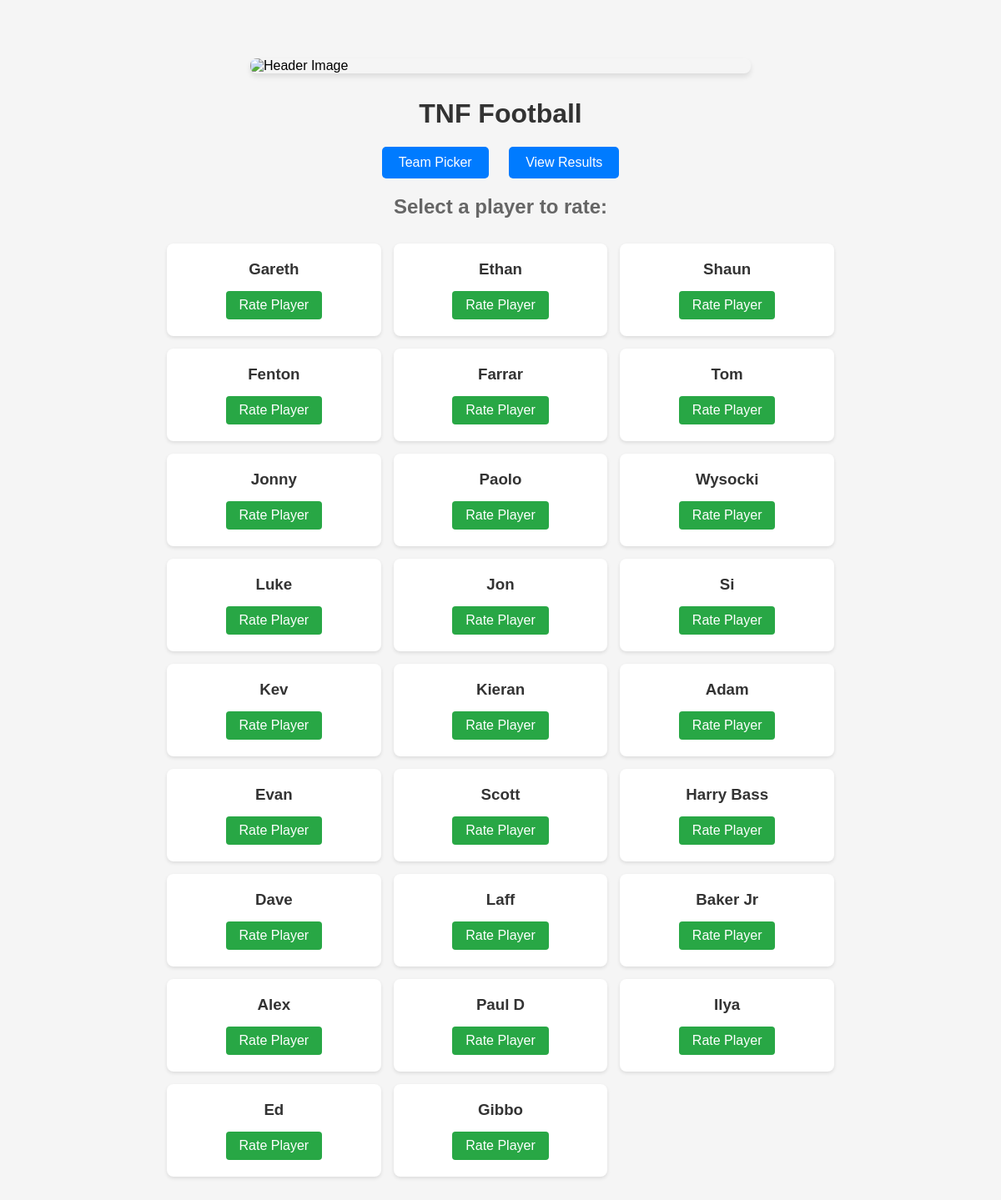
The page / on the database its author committed.
### tables this page shows
CREATE TABLE players
                 (id INTEGER PRIMARY KEY AUTOINCREMENT, 
                  name TEXT UNIQUE);

### app.py (the view)
@app.route('/')
def index():
    players = database.get_players()
    random.shuffle(players)
    rated_players = request.cookies.get('rated_players', '[]')
    rated_players = json.loads(rated_players)
    print(f"DEBUG: User has rated {len(rated_players)} players")
    print(f"DEBUG: MIN_RATINGS_TO_VIEW = {MIN_RATINGS_TO_VIEW}")
    print(f"DEBUG: SHOW_RESULTS = {SHOW_RESULTS}")
    can_view_results = SHOW_RESULTS and len(rated_players) >= MIN_RATINGS_TO_VIEW
    print(f"DEBUG: can_view_results = {can_view_results}")
    progress_percent = int((len(rated_players) / MIN_RATINGS_TO_VIEW * 100)) if MIN_RATINGS_TO_VIEW > 0 else 100
    return render_template('index.html', players=players, rated_players=rated_players,
                         show_results=can_view_results,
                         ratings_count=len(rated_players),
                         min_required=MIN_RATINGS_TO_VIEW,
                         progress_percent=progress_percent)

### database.py (called while the page is built)
def get_players():
    conn = sqlite3.connect('ratings.db')
    c = conn.cursor()
    c.execute("SELECT id, name FROM players ORDER BY name")
    players = c.fetchall()
    conn.close()
    return players

### templates/index.html (shortened to what this page needs)
<!DOCTYPE html>
<html>
<head>
</head>
<body>
    <img src="https://i.ytimg.com/vi/HkHAJTj_OMs/hq720.jpg?sqp=-oaymwEhCK4FEIIDSFryq4qpAxMIARUAAAAAGAElAADIQj0AgKJD&rs=AOn4CLDKhJ9o_hsO8AiP1DcwRR_OQq1xpQ"
         alt="Header Image"
         class="header-image">
    <h1>TNF Football</h1>
    <div class="nav">
        <a href="/team_picker">Team Picker</a>
        {% if show_results %}
        <a href="/results">View Results</a>
        {% endif %}
    </div>
    <h2 style="text-align: center; color: #666;">Select a player to rate:</h2>
    <div class="player-grid">
        {% for player in players %}
        <div class="player-card {% if player[0] in rated_players %}already-rated{% endif %}">
            <h3>{{ player[1] }}</h3>
            {% if player[0] in rated_players %}
                <span class="rated-badge">✓ Already Rated</span>
            {% else %}
                <a href="/rate/{{ player[0] }}">Rate Player</a>
            {% endif %}
        </div>
        {% endfor %}
    </div>
</body>
</html>

### templates/index.html (style rules this page uses)
body { font-family: Arial, sans-serif; max-width: 800px; margin: 50px auto; padding: 20px; background-color: #f5f5f5; }
h1 { color: #333; text-align: center; }
.nav { text-align: center; margin: 20px 0; }
.nav a { display: inline-block; padding: 10px 20px; background-color: #007bff; color: white; text-decoration: none; border-radius: 5px; margin: 0 10px; }
.player-grid { display: grid; grid-template-columns: repeat(auto-fill, minmax(200px, 1fr)); gap: 15px; margin-top: 30px; }
.player-card { background: white; padding: 20px; border-radius: 8px; box-shadow: 0 2px 4px rgba(0,0,0,0.1); text-align: center; }
.player-card h3 { margin: 0 0 15px 0; color: #333; }
.player-card a { display: inline-block; padding: 8px 16px; background-color: #28a745; color: white; text-decoration: none; border-radius: 4px; transition: background-color 0.3s; }
.header-image { width: 100%; max-width: 600px; height: auto; border-radius: 8px; margin: 0 auto 30px auto; display: block; box-shadow: 0 4px 6px rgba(0,0,0,0.1); }

### rows shown on the page
players: name "Gareth"
players: name "Ethan"
players: name "Shaun"
players: name "Fenton"
players: name "Farrar"
players: name "Tom"
players: name "Jonny"
players: name "Paolo"
players: name "Wysocki"
players: name "Luke"
players: name "Jon"
players: name "Si"
players: name "Kev"
players: name "Kieran"
players: name "Adam"
players: name "Evan"
players: name "Scott"
players: name "Harry Bass"
players: name "Dave"
players: name "Laff"
players: name "Baker Jr"
players: name "Alex"
players: name "Paul D"
players: name "Ilya"
players: name "Ed"
players: name "Gibbo"
